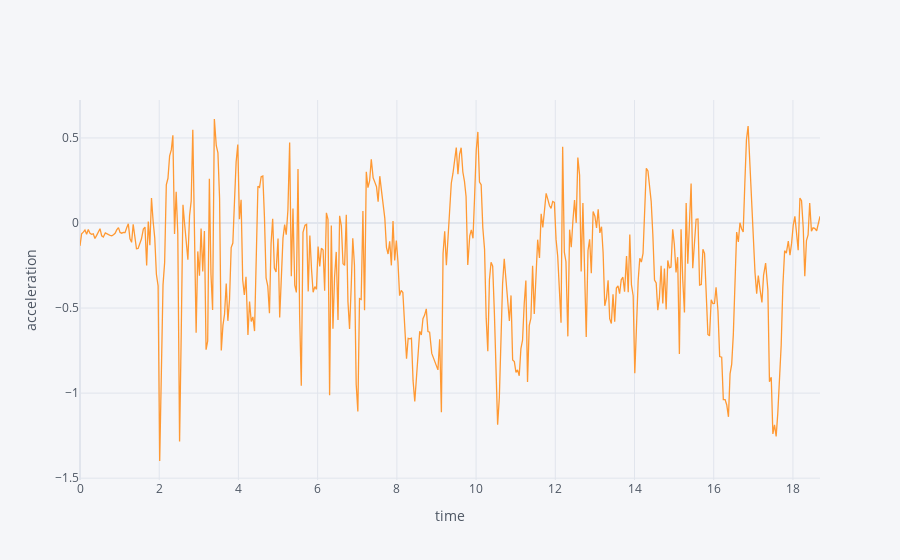

Notebook source saved alongside this figure:
### Markdown cell above
#warning do not run the below block more that once its a double edged sword

### Code cell
my_step['Time']=(my_step['Time']-1622214974579)/1000
X=my_step['X']#taking x component of the inputed data
time_of_event=np.linspace(0,20,len(X))#creating equally spaced time intervels between 0 and 20
my_step.iplot(kind='line',x='Time',y='X',size=10,xTitle='time',yTitle='acceleration')

### Figure 1 — Plotly figure (JSON) as saved in the notebook; plotly's stock layout.template omitted (floating-point values rounded to 4 significant figures; data arrays with more than 128 entries replaced by an {"elided": "..."} marker saying what was removed)
{"data": [{"line": {"color": "rgba(255, 153, 51, 1.0)", "dash": "solid", "shape": "linear", "width": 1.3}, "mode": "lines", "name": "X", "text": "", "type": "scatter", "x": {"elided": "441 float values"}, "y": {"elided": "441 float values"}}], "layout": {"legend": {"bgcolor": "#F5F6F9", "font": {"color": "#4D5663"}}, "paper_bgcolor": "#F5F6F9", "plot_bgcolor": "#F5F6F9", "title": {"font": {"color": "#4D5663"}}, "xaxis": {"gridcolor": "#E1E5ED", "showgrid": true, "tickfont": {"color": "#4D5663"}, "title": {"font": {"color": "#4D5663"}, "text": "time"}, "zerolinecolor": "#E1E5ED"}, "yaxis": {"gridcolor": "#E1E5ED", "showgrid": true, "tickfont": {"color": "#4D5663"}, "title": {"font": {"color": "#4D5663"}, "text": "acceleration"}, "zerolinecolor": "#E1E5ED"}}}
